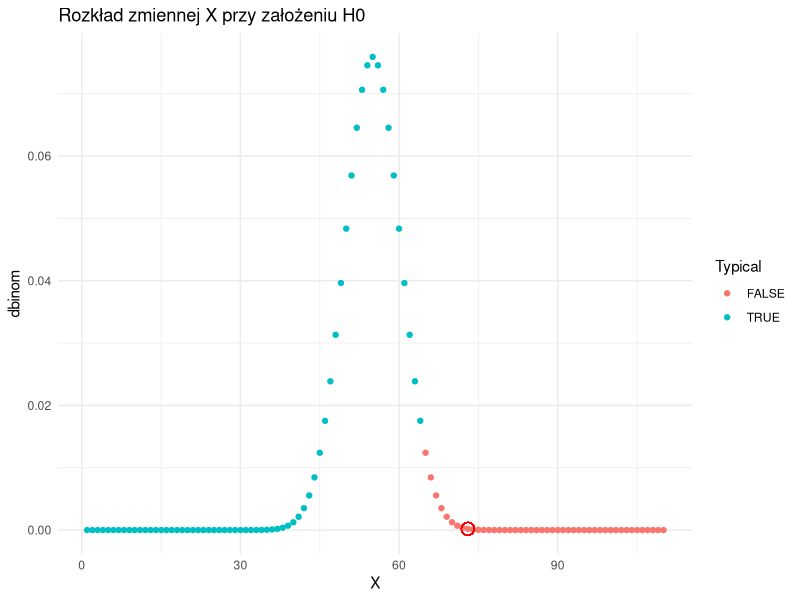

Write R code to recreate this figure.
## ---- chunk 1
N = 110
M = dbinom(1:N, N, 0.5)
Z = (1 - pbinom(1:N - 1, N, 0.5)) >= 0.05
Z
## ---- chunk 2
N = 110
X = as.integer(110*0.667)

p.value = 1 - pbinom(X-1, N, 0.5)
p.value 
## ---- chunk 3
data.to.plot <- data.frame('X' = 1:N, 'dbinom' = dbinom(1:N, N, 0.5), 'Typical' = 1 - pbinom(1:N - 1, N, 0.5) >= 0.05)
## ---- chunk 4
library('ggplot2')
ggplot(data.to.plot) + geom_point(aes(x=X, y=dbinom, col=Typical)) + ggtitle('Rozkład zmiennej X przy założeniu H0') + theme_minimal() + geom_point(aes(x = 73, y = dbinom(73, N, 0.5)), col=I('red'), shape=1, size=4)
## ---- chunk 5
Zadluzenie.gmin <- read.delim("Zadluzenie gmin.csv")
head(Zadluzenie.gmin)
## ---- chunk 6
library("stringr")

Zadluzenie.gmin <- read.delim("Zadluzenie gmin.csv", colClasses = c('factor', 'factor', 'factor', 'numeric', 'factor', 'factor'))

slownik <- c('02' = 'Dolnośląskie', '04' = 'Kujawsko-pomorskie',
             '06' = 'Lubelskie', '08' = 'Lubuskie',
             '10' = 'Łódzkie', '12' = 'Małopolskie',
             '14' = 'Mazowieckie', '16' = 'Opolskie', 
             '18' = 'Podkarpackie', '20' = 'Podlaskie',
             '22' = 'Pomorskie', '24' = 'Śląskie',
             '26' = 'Świętokrzyskie', '28' = 'Warmińsko-mazurskie',
             '30' = 'Wielkopolskie',  '32' = 'Zachodniopomorskie')

substr(Zadluzenie.gmin$Kod, 1, 3)
df= Zadluzenie.gmin$Wojewodztwo <- slownik[substr(Zadluzenie.gmin$Kod.Teryt, 1, 2)]
head(Zadluzenie.gmin)

## ---- chunk 7
x <- median(Zadluzenie.gmin$Zadłużenie.gmin)
y <- quantile(Zadluzenie.gmin$Zadłużenie.gmin, probs=(0.5))
x
y

Q <- quantile(Zadluzenie.gmin$Zadłużenie.gmin, probs=c(.25, .75), na.rm = FALSE)
#head(Q)
iqr <- IQR(Zadluzenie.gmin$Zadłużenie.gmin)
#head(iqr)

eliminated <- subset(Zadluzenie.gmin, Zadluzenie.gmin$Zadłużenie.gmin > (Q[1] - 1.5*iqr) & Zadluzenie.gmin$Zadłużenie.gmin < (Q[2]+1.5*iqr))
#View(eliminated)
#View(Zadluzenie.gmin)
#ggplot(eliminated, aes(x=Zadłużenie.gmin)) + geom_histogram()
## ---- chunk 8
install.packages("stringr")
